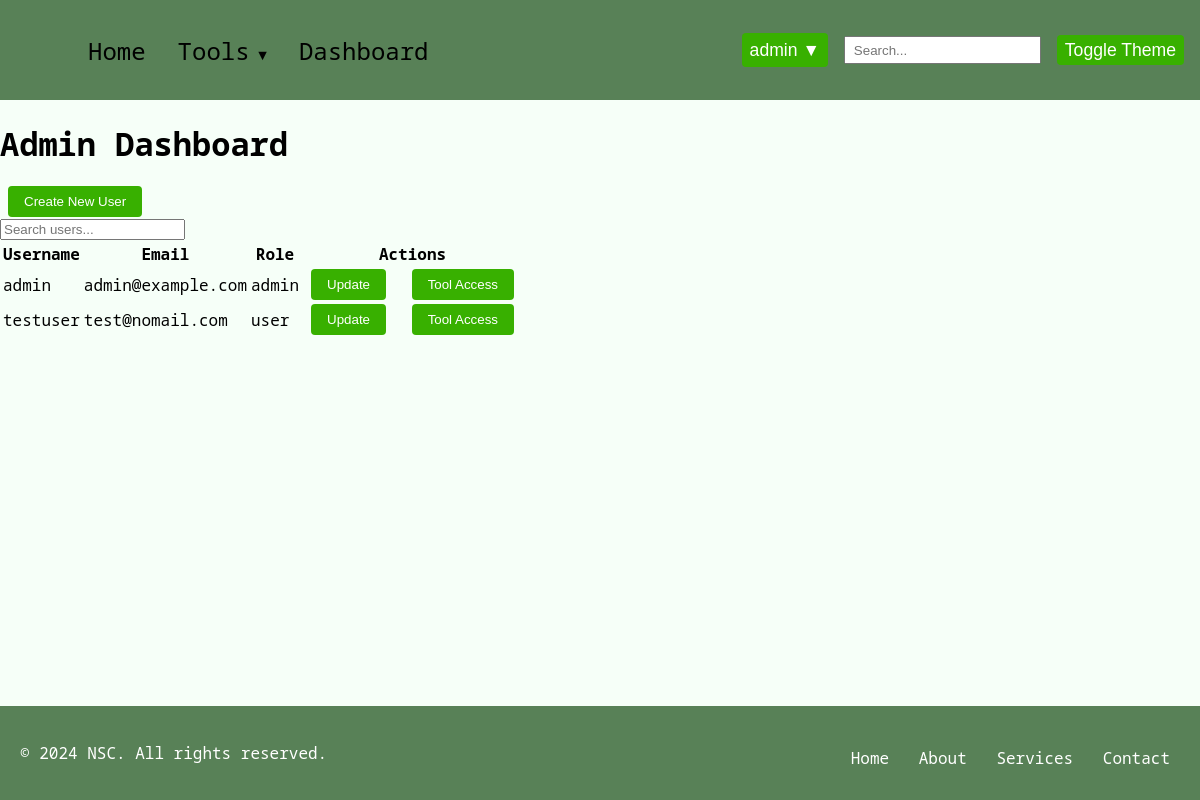
/admin_dashboard (signed in), run on an earlier commit of the app's database.
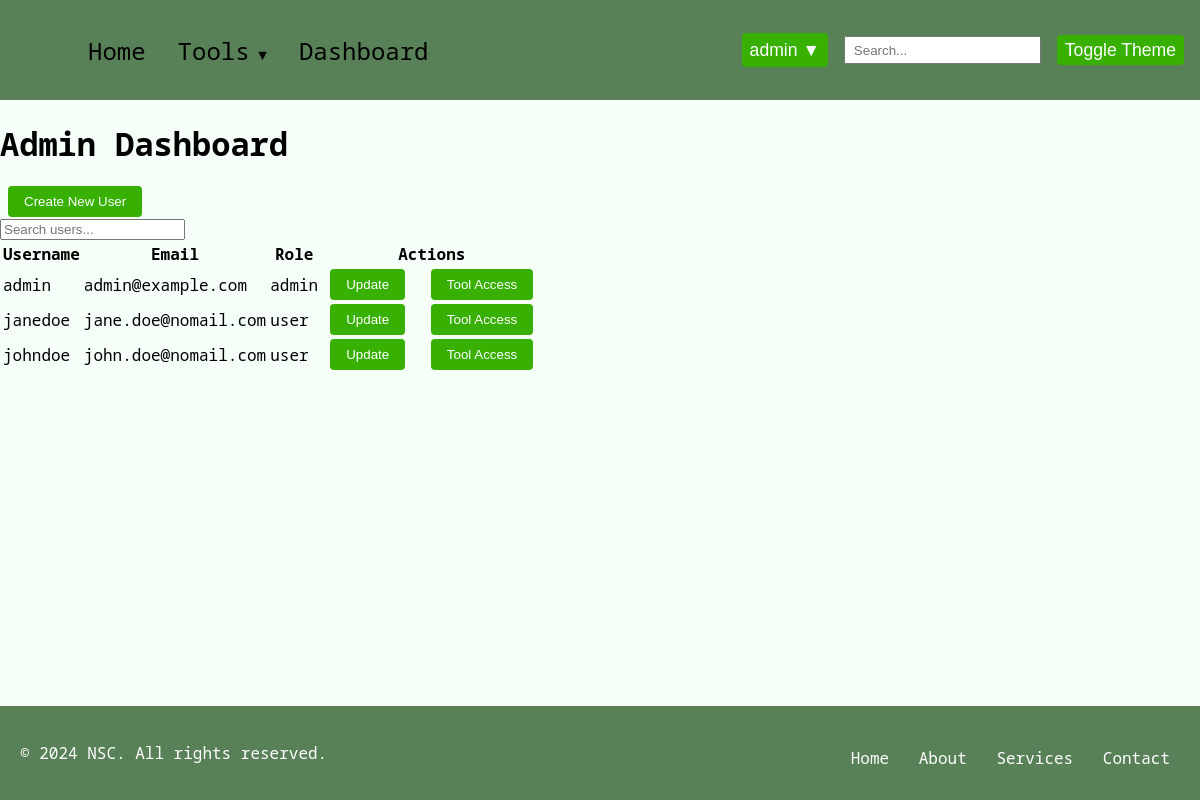
And on a later commit of the database.
### model/model.py (models this page shows, shortened)
class User(db.Model):
    __tablename__ = "users"
    id = db.Column(db.Integer, primary_key=True, autoincrement=True)
    fname = db.Column(db.String(50), nullable=False)
    lname = db.Column(db.String(50), nullable=False)
    address = db.Column(db.String(200), nullable=False)
    city = db.Column(db.String(50), nullable=False)
    state = db.Column(db.String(50), nullable=False)
    zip = db.Column(db.String(10), nullable=False)
    username = db.Column(db.String(50), unique=True, nullable=False)
    email = db.Column(db.String(100), unique=True, nullable=False)
    password = db.Column("password", db.String(128), nullable=False)
    role = db.Column(db.String(20), nullable=False)
    usage_logs = db.relationship(
        "UsageLog", back_populates="user", cascade="all, delete-orphan"
    )
    tool_access = db.relationship(
        "ToolAccess", back_populates="user", cascade="all, delete-orphan"
    )
    __mapper_args__ = {"polymorphic_identity": "user", "polymorphic_on": role}

### main.py (the view)
    @app.route("/admin_dashboard", methods=["GET"])
    def admin_dashboard():
        if "logged_in" in session and session.get("role") in ["admin", "super_admin"]:
            users = User.query.all()
            tools = ToolAccess.get_distinct_tool_names()
            user_tools = {user.id: [access.tool_name for access in user.tool_access] for user in users}
            return render_template("admin_dashboard.html", users=users, tools=tools, user_tools=user_tools)
        return redirect(url_for("login"))

### model/model.py (called while the page is built)
    @classmethod
    def get_distinct_tool_names(cls):
        distinct_tools = [row[0] for row in db.session.query(cls.tool_name).distinct().all()]
        print("Distinct tools from database:", distinct_tools)
        return distinct_tools

### templates/admin_dashboard.html (shortened to what this page needs)
{% extends "base.html" %}
{% block styles %}
 <link rel="stylesheet" href="{{ url_for('static', filename='css/admin.css') }}">
{% endblock %}
{% block content %}
<h1 class="admin-dashboard-title">Admin Dashboard</h1>
<button id="showCreateUserForm" class="btn btn-primary">Create New User</button>
<div class="search-container">
    <input type="text" id="userSearch" class="search-input" placeholder="Search users...">
</div>
<table class="user-table">
    <thead>
        <tr>
            <th>Username</th>
            <th>Email</th>
            <th>Role</th>
            <th>Actions</th>
        </tr>
    </thead>
    <tbody id="userTableBody">
        {% for user in users %}
            {% if user.role != 'super_admin' %}
                <tr class="user-row">
                    <td>{{ user.username }}</td>
                    <td>{{ user.email }}</td>
                    <td>{{ user.role }}</td>
                    <td>
                        <button class="btn btn-secondary showUpdateForm">Update</button>
                        <button class="btn btn-secondary showToolAccess">Tool Access</button>
                    </td>
                </tr>
            {% endif %}
        {% endfor %}
    </tbody>
</table>
{% endblock %}

### templates/base.html (shortened to what this page needs)
<!DOCTYPE html>
<html lang="en">
<head>
    <link rel="stylesheet" href="{{ url_for('static', filename='css/base.css') }}">
    {% block styles %}
    {% endblock %}
</head>
<body class="light-theme">
    <nav class="navbar">
        <div class="navbar-container">
            <div class="navbar-collapse" id="navbar-collapse">
                <ul class="navbar-nav">
                    <li class="nav-item"><a href="{{ url_for('index') }}" class="nav-link">Home</a></li>
                    {% if 'logged_in' in session %}
                    <li class="nav-item dropdown">
                        <a href="#" class="nav-link dropdown-toggle">Tools</a>
                    </li>
                    <li class="nav-item"><a href="{{ url_for('user_dashboard') }}" class="nav-link">Dashboard</a></li>
                    {% endif %}
                </ul>
                <div class="navbar-right">
                    {% if 'logged_in' in session %}
                    <div class="user-dropdown">
                        <button class="dropbtn">{{ session.get('username', 'User') }} ▼</button>
                    </div>
                    {% else %}
                    <a href="{{ url_for('login') }}" class="btn">Login</a>
                    <a href="{{ url_for('register_step1') }}" class="btn">Sign Up</a>
                    {% endif %}
                    <input type="text" class="search-bar" placeholder="Search...">
                    <button class="base-toggle-btn">Toggle Theme</button>
                </div>
            </div>
        </div>
    </nav>
    <div class="container">
        {% block content %}
        {% endblock %}
    </div>
{% block footer %}
<footer class="site-footer">
    <div class="footer-container">
        <p>&copy; 2024 NSC. All rights reserved.</p>
        <nav class="footer-nav">
            <ul>
                <li><a href="#">Home</a></li>
                <li><a href="#">About</a></li>
                <li><a href="#">Services</a></li>
                <li><a href="#">Contact</a></li>
            </ul>
        </nav>
    </div>
</footer>
{% endblock %}
</body>
</html>

### static/css/base.css (style rules this page uses)
html, body { height: 100%; margin: 0; display: flex; flex-direction: column; }
.container { flex: 1; }
.light-theme { font-family: 'Noto Sans Mono', monospace; background-color: #f6fff8; }
.navbar { background-color: #588157; padding: 0.3rem 1rem; position: relative; }
.navbar-container { display: flex; align-items: center; justify-content: space-between; }
.navbar-collapse { display: flex; align-items: center; width: 100%; }
.navbar-nav { list-style: none; display: flex; align-items: center; flex-grow: 1; font-size: 1.5em; margin-left: 1rem; }
.nav-item { position: relative; }
.nav-link { display: block; padding: 0.3rem 1rem; color: #000; text-decoration: none; }
.dropdown { position: relative; }
.dropdown-toggle::after { content: ' ▼'; font-size: 0.6em; }
.navbar-right { display: flex; align-items: center; font-size: 1.1em; }
.search-bar { padding: 0.3rem 0.5rem; margin-right: 1rem; }
.base-toggle-btn { padding: 0.3rem 0.5rem; cursor: pointer; border: none; background-color: #38b000; color: #fff; border-radius: 0.25rem; font-size: 1em; }
.user-dropdown { position: relative; display: inline-block; }
.dropbtn { background-color: #4CAF50; color: white; padding: 10px; font-size: 16px; border: none; cursor: pointer; }
.user-dropdown { margin-right: 1rem; }
.dropbtn { padding: 0.4rem 0.5rem; cursor: pointer; border: none; background-color: #38b000; color: #fff; border-radius: 0.25rem; font-size: 1em; }
.btn { padding: 0.5rem 1rem; margin: 0 0.5rem; text-decoration: none; color: #fff; background-color: #38b000; border: none; border-radius: 0.25rem; cursor: pointer; }
.navbar-nav { justify-content: flex-start; }
.navbar-right { justify-content: flex-end; }
.site-footer { background-color: var(--footer-background-color, #588157); font-family: 'Noto Sans Mono', monospace; padding: 20px; text-align: center; }
.footer-container { display: flex; flex-direction: column; justify-content: center; align-items: center; color: var(--footer-text-color, white); }
.footer-nav ul { list-style-type: none; padding: 0; margin: 10px 0 0; }
.footer-nav ul li { display: inline; margin: 0 10px; }
.footer-nav ul li a { color: var(--footer-text-color, white); text-decoration: none; transition: color 0.3s ease; }
@media (min-width: 768px) { .footer-container { flex-direction: row; justify-content: space-between; } }

What changed in the data, as far as the page shows it:
removed User: username "testuser", email "test@nomail.com", role "user"
added User: username "janedoe", email "jane.doe@nomail.com", role "user"
added User: username "johndoe", email "john.doe@nomail.com", role "user"
